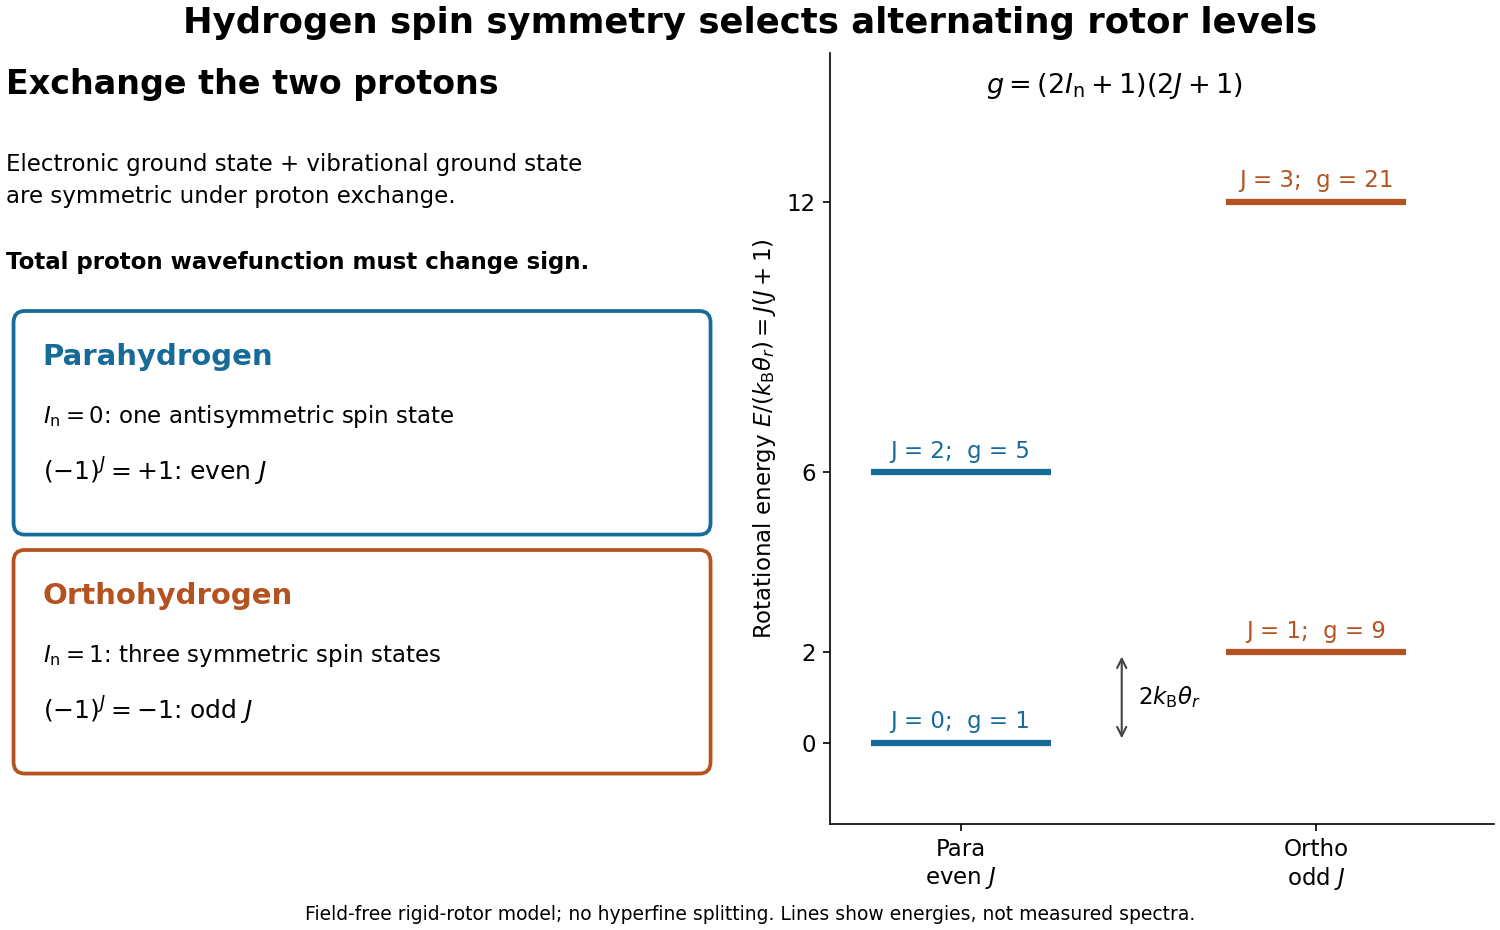

The script that drew this image:
"""Original hydrogen exchange-symmetry diagram; Python 3.14, matplotlib 3.10.7.
Run from _media; writes this script's basename.png to the current directory.
"""
from pathlib import Path
import matplotlib.pyplot as plt
from matplotlib.patches import FancyBboxPatch

plt.rcParams.update({'font.size': 11, 'figure.facecolor': 'white', 'axes.facecolor': 'white'})
fig = plt.figure(figsize=(10, 6.2), layout='constrained')
gs = fig.add_gridspec(1, 2, width_ratios=[1.1, 1])
a = fig.add_subplot(gs[0]); a.set_axis_off()
a.text(0, .98, 'Exchange the two protons', fontsize=16, weight='bold', va='top')
a.text(0, .87, 'Electronic ground state + vibrational ground state\nare symmetric under proton exchange.', va='top', linespacing=1.5)
a.text(0, .72, 'Total proton wavefunction must change sign.', weight='bold')
for y, color, title, line1, line2 in [
    (.39, '#176b98', 'Parahydrogen', r'$I_{\mathrm{n}}=0$: one antisymmetric spin state', r'$(-1)^J=+1$: even $J$'),
    (.08, '#b45220', 'Orthohydrogen', r'$I_{\mathrm{n}}=1$: three symmetric spin states', r'$(-1)^J=-1$: odd $J$')]:
    a.add_patch(FancyBboxPatch((.025, y), .925, .26, boxstyle='round,pad=0.015', fc='white', ec=color, lw=1.8))
    a.text(.05, y+.205, title, color=color, weight='bold', fontsize=14)
    a.text(.05, y+.13, line1, fontsize=11)
    a.text(.05, y+.055, line2, fontsize=12)
b = fig.add_subplot(gs[1]); b.set_xlim(-.1, 2.7); b.set_ylim(-1.8, 15.3)
b.set_ylabel(r'Rotational energy $E/(k_{\mathrm{B}}\theta_r)=J(J+1)$')
b.set_xticks([.45, 1.95], ['Para\neven $J$', 'Ortho\nodd $J$']); b.set_yticks([0,2,6,12])
b.spines[['top','right']].set_visible(False)
for j in range(4):
    x, color = (.45, '#176b98') if j%2==0 else (1.95, '#b45220')
    e=j*(j+1); g=(2*j+1)*(1 if j%2==0 else 3)
    b.hlines(e, x-.38, x+.38, color=color, lw=3)
    b.text(x, e+.32, f'J = {j};  g = {g}', ha='center', color=color)
b.annotate('', xy=(1.13, 2), xytext=(1.13, 0), arrowprops={'arrowstyle':'<->', 'color':'#444444'})
b.text(1.2, .85, r'$2k_{\mathrm{B}}\theta_r$', fontsize=11)
b.text(1.1, 14.4, r'$g=(2I_{\mathrm{n}}+1)(2J+1)$', ha='center', fontsize=13)
fig.suptitle('Hydrogen spin symmetry selects alternating rotor levels', fontsize=17, weight='bold')
fig.supxlabel('Field-free rigid-rotor model; no hyperfine splitting. Lines show energies, not measured spectra.', fontsize=9)
fig.savefig(Path(__file__).stem+'.png', dpi=150, facecolor='white', transparent=False)
